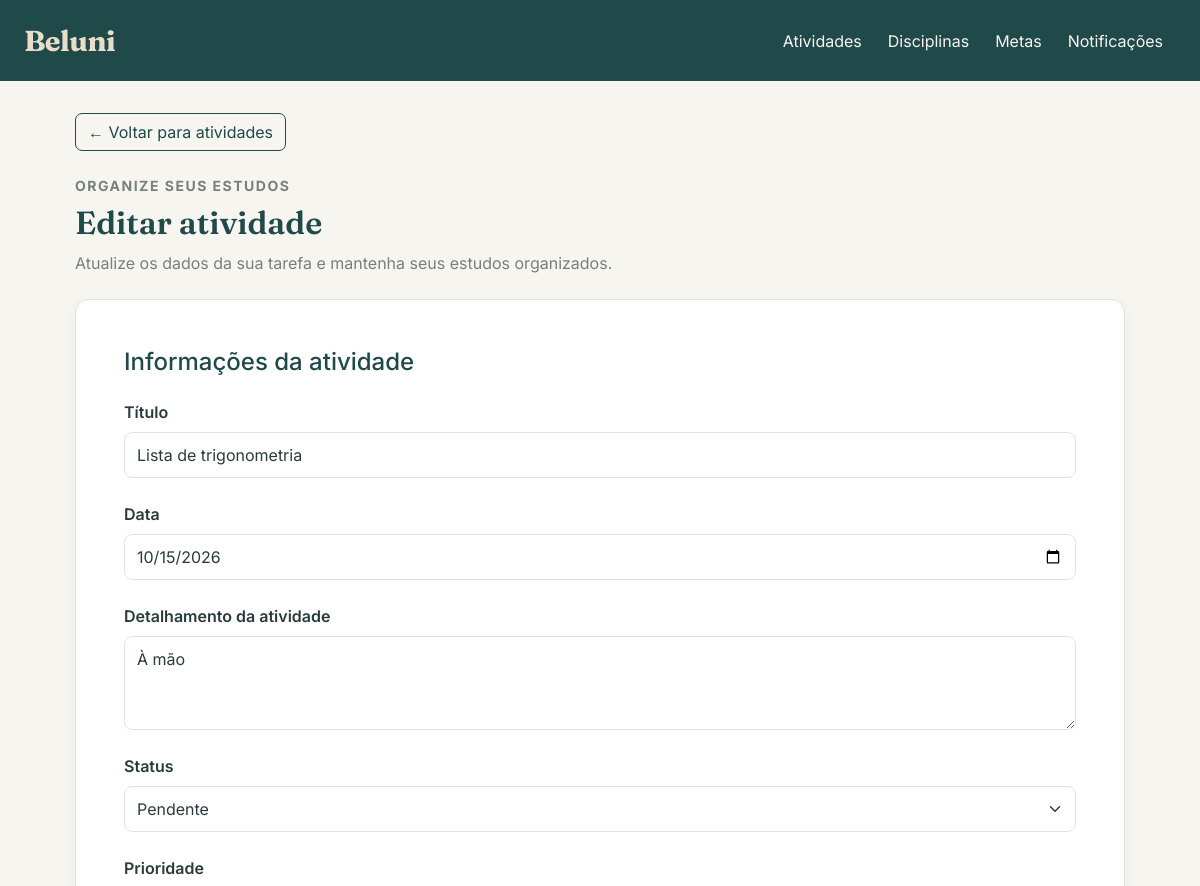
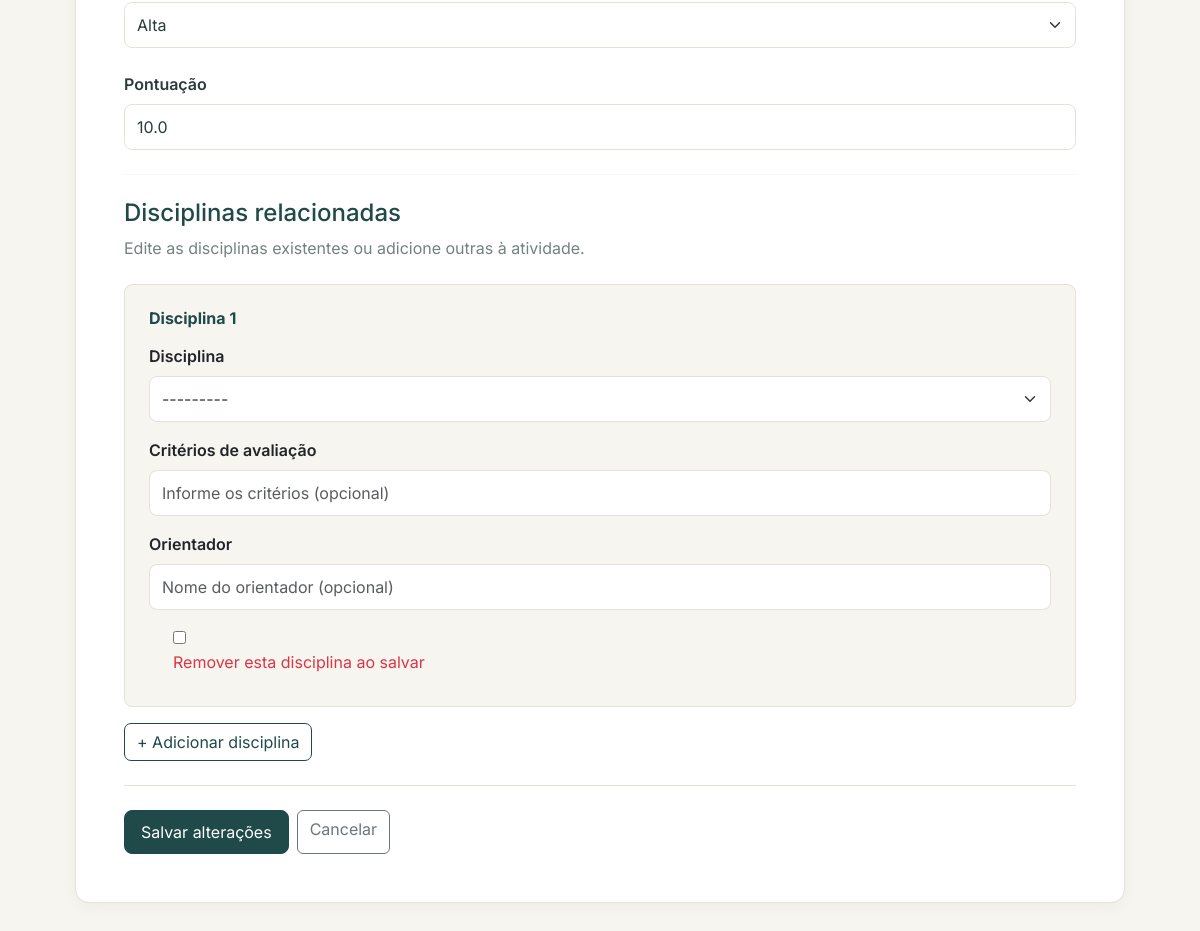
The app's page /atividades/3/editar/ (signed in) with its own data (2 pictures, top to bottom).
### atividade/models.py (models this page shows, shortened)
class Atividade(models.Model):
    titulo = models.CharField(max_length=100)
    data = models.DateField()
    detalhamento_atividade = models.CharField(max_length=255)
    status = models.CharField(max_length=50)
    prioridade = models.CharField(max_length=50)
    pontuacao = models.FloatField()
    disciplinas = models.ManyToManyField(
        Disciplina,
        through="AtividadeInterdisciplinar",
        related_name="atividades"
    )

### atividade/views.py (the view)
# urls.py: path('<int:id>/editar/', views.editar_atividade, name='editar_atividade'),
@login_required
@permission_required('atividade.change_atividade')
def editar_atividade(request, id):
    atividade = get_object_or_404(Atividade, id=id)
    if request.method == 'POST':
        form = AtividadeForm(
            request.POST,
            instance=atividade
        )
        formset = AtividadeInterdisciplinarFormSet(
            request.POST,
            instance=atividade,
            prefix='disciplinas'
        )
        if form.is_valid() and formset.is_valid():
            form.save()
            formset.save()
            return redirect('listar_atividades')
    else:
        form = AtividadeForm(instance=atividade)
        formset = AtividadeInterdisciplinarFormSet(
            instance=atividade,
            prefix='disciplinas'
        )
    return render(
        request,
        'atividade/editar.html',
        {
            'form': form,
            'formset': formset,
            'atividade': atividade,
        }
    )

### disciplinas/models.py (called while the page is built)
    def __str__(self):
        return self.nomedisciplina

### atividade/templates/atividade/editar.html (shortened to what this page needs)
{% extends 'base.html' %}
{% block conteudo %}
<div class="mb-4 mx-auto" style="max-width: 1050px;">
    <a href="{% url 'listar_atividades' %}"
       class="btn btn-outline-primary mb-4">
        ← Voltar para atividades
    </a>
    <p class="text-uppercase small fw-bold mb-2"
       style="color: #758080; letter-spacing: 1.5px;">
        ORGANIZE SEUS ESTUDOS
    </p>
    <h1 class="titulo-pagina mb-2">Editar atividade</h1>
    <p class="text-secondary mb-0">
        Atualize os dados da sua tarefa e mantenha seus estudos organizados.
    </p>
</div>
<div class="card mx-auto" style="width: 100%; max-width: 1050px;">
    <div class="card-body p-4 p-md-5">
        <form method="POST">
            <h4 class="mb-4" style="color: #20494A;">
                Informações da atividade
            </h4>
            {% for field in form %}
                <div class="mb-4">
                    <label for="{{ field.id_for_label }}"
                           class="form-label fw-semibold"
                           style="color: #293B3B;">
                        {{ field.label }}
                    </label>
                    {{ field }}
                </div>
            {% endfor %}
            <hr class="my-4" style="border-color: #E5E2D9;">
            <h4 class="mb-2" style="color: #20494A;">
                Disciplinas relacionadas
            </h4>
            <p class="text-secondary mb-4">
                Edite as disciplinas existentes ou adicione outras à atividade.
            </p>
            <div id="disciplinas-container">
                {% for subform in formset %}
                    <div class="disciplina-item rounded-3 p-3 p-md-4 mb-3"
                         style="background-color: #F7F5EF; border: 1px solid #E5E2D9;">
                        <div class="d-flex justify-content-between align-items-center mb-3">
                            <h6 class="fw-bold mb-0" style="color: #20494A;">
                                Disciplina <span class="numero-disciplina">{{ forloop.counter }}</span>
                            </h6>
                        </div>
                        {% for field in subform.visible_fields %}
                            {% if field.name != 'DELETE' %}
                                <div class="mb-3">
                                    <label for="{{ field.id_for_label }}"
                                           class="form-label fw-semibold">
                                        {{ field.label }}
                                    </label>
                                    {{ field }}
                                </div>
                            {% endif %}
                        {% endfor %}
                        {% if subform.DELETE %}
                            <div class="form-check mt-3">
                                {{ subform.DELETE }}
                                <label class="form-check-label text-danger"
                                       for="{{ subform.DELETE.id_for_label }}">
                                    Remover esta disciplina ao salvar
                                </label>
                            </div>
                        {% endif %}
                    </div>
                {% endfor %}
            </div>
            <button type="button"
                    id="adicionar-disciplina"
                    class="btn btn-outline-primary mb-4">
                + Adicionar disciplina
            </button>
            <div class="d-flex flex-wrap gap-2 pt-4"
                 style="border-top: 1px solid #E5E2D9;">
                <button type="submit" class="btn btn-primary">
                    Salvar alterações
                </button>
                <a href="{% url 'listar_atividades' %}"
                   class="btn btn-outline-secondary">
                    Cancelar
                </a>
            </div>
        </form>
    </div>
</div>
{% endblock %}

### templates/base.html (style rules this page uses)
:root { --beluni-petroleo: #20494A; --beluni-petroleo-escuro: #173839; --beluni-areia: #E8DDC8; --beluni-fundo: #F7F5EF; --beluni-branco: #FFFFFF; --beluni-texto: #293B3B; --beluni-secundario: #758080; --beluni-borda: #E5E2D9; }
body { background-color: var(--beluni-fundo); color: var(--beluni-texto); font-family: 'Inter', sans-serif; margin: 0; }
.titulo-pagina { color: var(--beluni-petroleo); font-family: 'Fraunces', serif; font-size: 2rem; font-weight: 600; margin-bottom: 24px; }
.card { background-color: var(--beluni-branco); border: 1px solid var(--beluni-borda); border-radius: 14px; box-shadow: 0 4px 14px rgba(32, 73, 74, 0.05); }
.btn-primary { background-color: var(--beluni-petroleo); border-color: var(--beluni-petroleo); border-radius: 8px; padding: 9px 16px; }
.btn-outline-primary { color: var(--beluni-petroleo); border-color: var(--beluni-petroleo); border-radius: 7px; }
.form-control, .form-select, form input:not([type="checkbox"]):not([type="radio"]):not([type="hidden"]), form select, form textarea { display: block; width: 100%; max-width: 100%; border: 1px solid var(--beluni-borda); border-radius: 8px; padding: 10px 12px; background-color: var(--beluni-branco); color: var(--beluni-texto); font-family: 'Inter', sans-serif; box-sizing: border-box; }
form label { display: block; margin-bottom: 8px; }
.text-secondary { color: var(--beluni-secundario) !important; }

### records on screen
Atividade: form "Lista de trigonometria" "10/15/2026" "À mão" "Pendente" "Alta" "10.0"

### other values on screen
{{ field.label }} "Título" "Data" "Detalhamento da atividade" "Status" "Prioridade" "Pontuação"
{{ field.label }} "Disciplina" "Critérios de avaliação" "Orientador"
